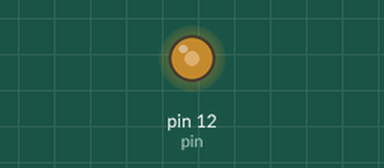
Recording of a program running on a simulated Raspberry Pi (header pin numbers), started with the argument 50. On the bench: output pins drawn as LEDs (lit = HIGH). Pins used as bus, display or sensor lines are not drawn; what the program prints to the terminal is not drawn. At 1.0 s the program stops and its outputs stay as they are.

Above: at 0.1 s.
Timing chart, 0 to 1.6 s (numbered marks = the images above):
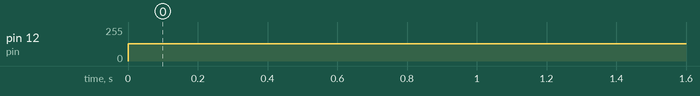

Measured:
- by itself, pin 12 (pin): 0/255 → 128/255 at 0.00 s

The program:

servo-2.py
```python
# works best duty cycle 2% to 12%

import RPi.GPIO as GPIO
import sys
from time import sleep

duty = int(sys.argv[1])
pw = (duty / 100) * 20
pin = 12

GPIO.setmode(GPIO.BOARD)
GPIO.setup(pin, GPIO.OUT)

p = GPIO.PWM(pin, 50)
print("pin {} : duty {} : pulse width {}".format(pin, duty, pw))
p.start(duty)
sleep(1)
p.stop()

GPIO.cleanup()
```
